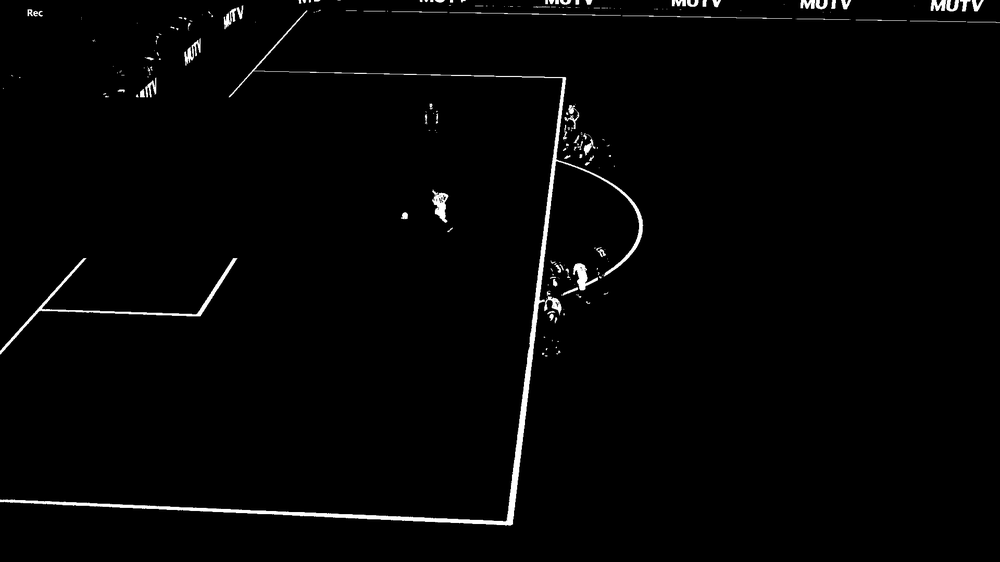
#> input picture Project/pest_bl.png, 1000 x 562 px, shrunk from 1920 x 1080 before the run
$ python cornerDetector.py   (older library calls are emulated)
#> lines starting #> are read from the running program, lines starting #| are printed output that depends on the picture; after the words box and inside, x2 and y2 are one past the last pixel; in counts of white or black regions, pixels touching at a corner belong together
import sys
import cv2
import numpy
import imutils
import matplotlib.pyplot as plt

def __normalize1ChannelImg(img_2d, tff=True):
    # Only normaizes if the image has 1 channel
    max_val = img_2d.max()
    min_val = img_2d.min()
    sum_val = max_val - min_val

    output = (img_2d-min_val)/sum_val
    if tff:
        output = output*255
    return output

def normalize1ChannelImg(img_2d, tff=True):
    return __normalize1ChannelImg(img_2d, tff=True)


# [10 lines left out: function __make3Channel, not called in this run]


def harrisCorners(input_img, alpha=0.05, sigma=7, brown=False):
    # Harris: det(M) - aTrace(M)^2
    #
    # M =   |Ix^2   IxIy|
    #       |IxIy   Iy^2|
    #

    #=============================== Harris R ================================
    # 1. Compute Ix Iy => Ix^2 Iy^2 IxIy
    ## 1.1 Grayscale image, blur
    gray = cv2.cvtColor(input_img, cv2.COLOR_BGR2GRAY)
    blur = cv2.GaussianBlur(gray, (5,5), sigma)
    ## 1.2 Compute the values
    Ix = cv2.Sobel(blur, cv2.CV_64F, 1, 0, ksize=5)
    Iy = cv2.Sobel(blur, cv2.CV_64F, 0, 1, ksize=5)
    IxIy = numpy.multiply(Ix, Iy)
    Ix2 = numpy.multiply(Ix, Ix)
    Iy2 = numpy.multiply(Iy, Iy)

    # 2. Blur the results
    Ix2_blur = cv2.GaussianBlur(Ix2,(7,7),10)
    Iy2_blur = cv2.GaussianBlur(Iy2,(7,7),10)
    IxIy_blur = cv2.GaussianBlur(IxIy,(7,7),10)

    # 3. Use the computed value to calculate R.
    ## 3.1 det = Ix^2*Iy^2 - (IxIy)^2
    det = numpy.multiply(Ix2_blur, Iy2_blur) - numpy.multiply(IxIy_blur,IxIy_blur)
    ## 3.2 trace = Ix^2 + Iy^2
    trace = Ix2_blur + Iy2_blur
    ## R = det - alpha*trace^2

    if brown:
        # Sanitize zeros and change them to 0.001
        more_than = trace > -0.001
        less_than = trace < 0.001
        targets = more_than & less_than
        trace[targets] = 0.001
        # [4 lines of commented-out code are left out]
        ret = numpy.divide(det, trace)
        # ret = det/trace
        return ret

    ret = det - alpha * numpy.multiply(trace, trace)
    #================================= End ===================================

    return ret

def inverte(img):
    ret = (255-img)
    return ret

def threshold_img(img, thres):
    # Apply a % threashold to the img, thres should be in between 0-100
    # Warning: mutates img

    min_val = img.min()
    threshold_actual = min_val + (img.max()-min_val)*thres

    super_threshold_indices = img < threshold_actual
    img[super_threshold_indices] = 0

# [21 lines left out: functions lower_threshold_img, __highlight_1channel_img, not called in this run]


def __zero_negatives(img):
    neg_indicies = img < 0
    img[neg_indicies] = 0


# [14 lines left out: function __test_alpha_values, not called in this run]

# [11 lines of commented-out code are left out]

def __blob_fill(img_2d, i, j):
    height, width = img_2d.shape
    visited = set()
    visited.add((i,j))
    OPEN = list()

    # Setup
    if i-1 >= 0 and (not (i-1, j) in visited) and img_2d[i-1, j] > 0:
        OPEN.append((i-1, j))
    if i+1 < height and (not (i+1, j) in visited ) and img_2d[i+1, j] > 0:
        OPEN.append((i+1, j))
    if j-1 >= 0 and (not (i, j-1) in visited) and img_2d[i, j-1] > 0:
        OPEN.append((i, j-1))
    if j+1 < width and (not (i, j+1) in visited) and img_2d[i, j+1] > 0:
        OPEN.append((i, j+1))

    while OPEN:
        this_pixel = OPEN.pop()
        visited.add(this_pixel)
        i = this_pixel[0]
        j = this_pixel[1]
        if i-1 >= 0 and (not (i-1, j) in visited) and img_2d[i-1, j] > 0:
            OPEN.append((i-1, j))
        if i+1 < height and (not (i+1, j) in visited ) and img_2d[i+1, j] > 0:
            OPEN.append((i+1, j))
        if j-1 >= 0 and (not (i, j-1) in visited) and img_2d[i, j-1] > 0:
            OPEN.append((i, j-1))
        if j+1 < width and (not (i, j+1) in visited) and img_2d[i, j+1] > 0:
            OPEN.append((i, j+1))

    return visited

def NMS(img_2d, zeroed=True):
    __NMS(img_2d, zeroed)

def __NMS(img_2d, zeroed=True):
    # Note: Non Maxima Supression only works on 1 channel images
    if not zeroed:
        __zero_negatives(img_2d)
    height, width = img_2d.shape
    all_blobs = []
    all_visited_pixels = set()
    for i in range(height):
        for j in range(width):
            if img_2d[i,j] > 0:
                if not (i,j) in all_visited_pixels:
                    # type(this_blob) >>> set()
                    this_blob = list(__blob_fill(img_2d, i, j))
                    all_blobs.append(this_blob)
                    for pixel in this_blob:
                        all_visited_pixels.add(pixel)

    local_maxs = []
    for blob in all_blobs:
        this_max = 0
        max_pixel_location = (0,0)
        for pixel in blob:
            if this_max < img_2d[pixel]:
                this_max = img_2d[pixel]
                max_pixel_location = pixel
        local_maxs.append(max_pixel_location)

    supress_indicies = (img_2d == img_2d)
    for pixel_addr in local_maxs:
        supress_indicies[pixel_addr] = False

    img_2d[supress_indicies] = 0

# [9 lines left out: function __print_area, not called in this run]


def rotate_by_angle(img, angle):
    rotated = imutils.rotate_bound(img, angle)
    return rotated


if __name__ == "__main__":
    # [25 lines of commented-out code are left out]

    building = cv2.imread("pest_bl.png")
#> building is the input picture: shape (562, 1000, 3); min 0, max 255, mean 4.2
    corners = harrisCorners(building, brown=False)
#> in harrisCorners, `IxIy = numpy.multiply(Ix, Iy)`:
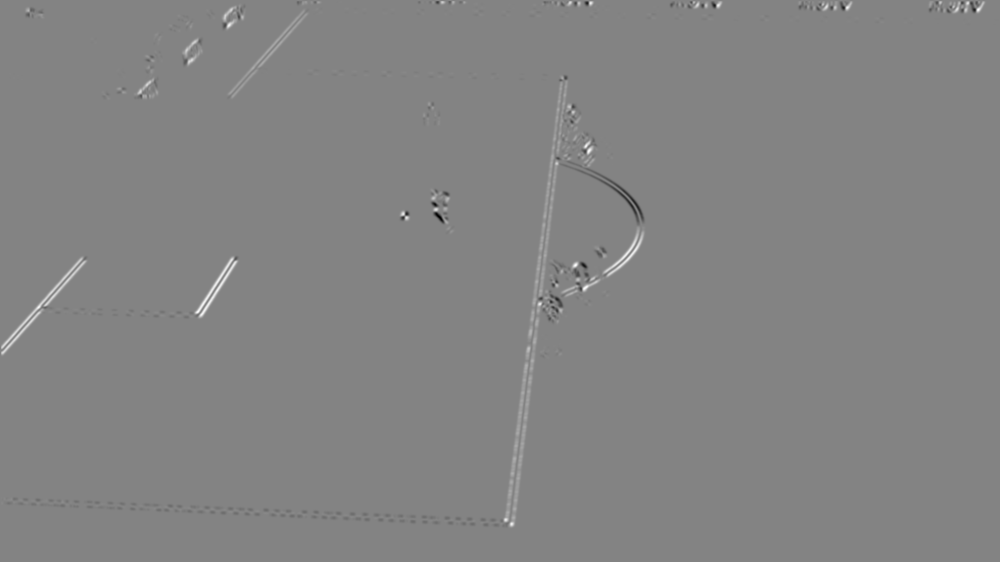
#> IxIy: shape (562, 1000) float64; min -24485877, max 22984128, mean 53468.7; drawn with min black and max white
#> in harrisCorners, `trace = Ix2_blur + Iy2_blur`:
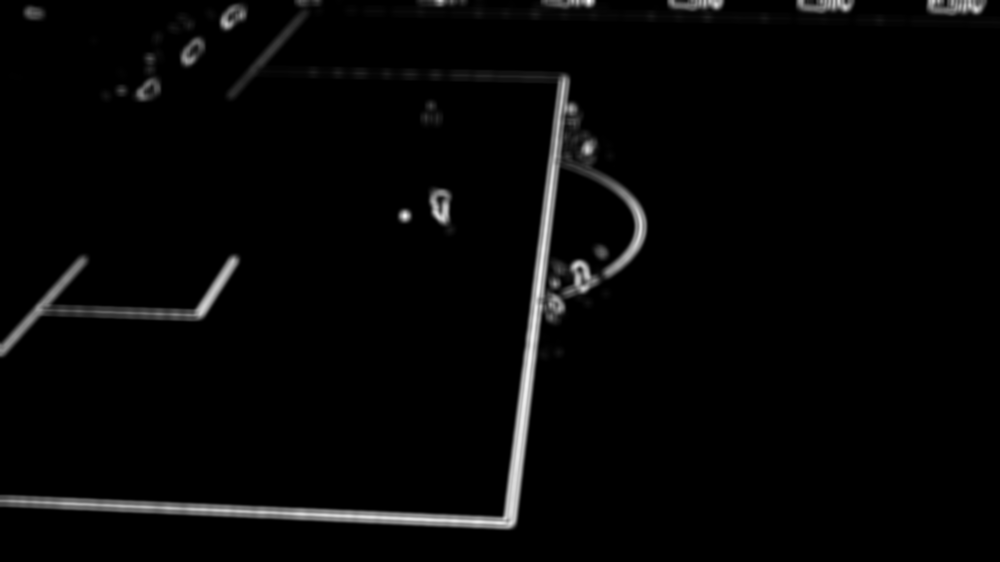
#> trace: shape (562, 1000) float64; min 0, max 30693738.4, mean 738492.1; drawn with min black and max white
#> in harrisCorners, `ret = det - alpha * numpy.multiply(trace, trace)`:
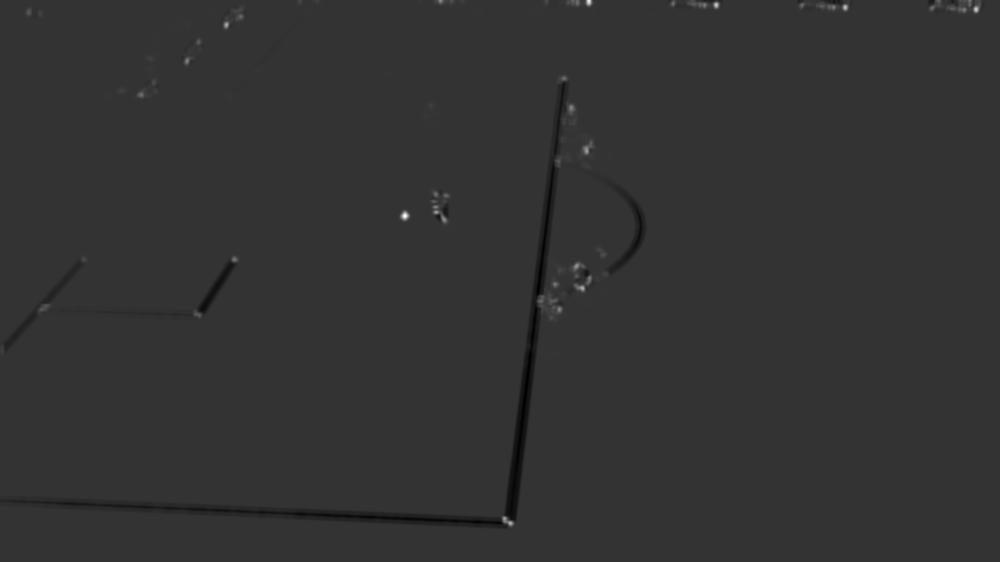
#> ret: shape (562, 1000) float64; min -4.16e+13, max 1.63e+14, mean -2.62e+11; drawn with min black and max white
    cv2.imwrite('corners_raw.png', corners)
    print(corners.max())
#| 162728595208839.22
    print(corners.min())
#| -41615930155277.3
    __zero_negatives(corners)
#> in __zero_negatives, `neg_indicies = img < 0`:
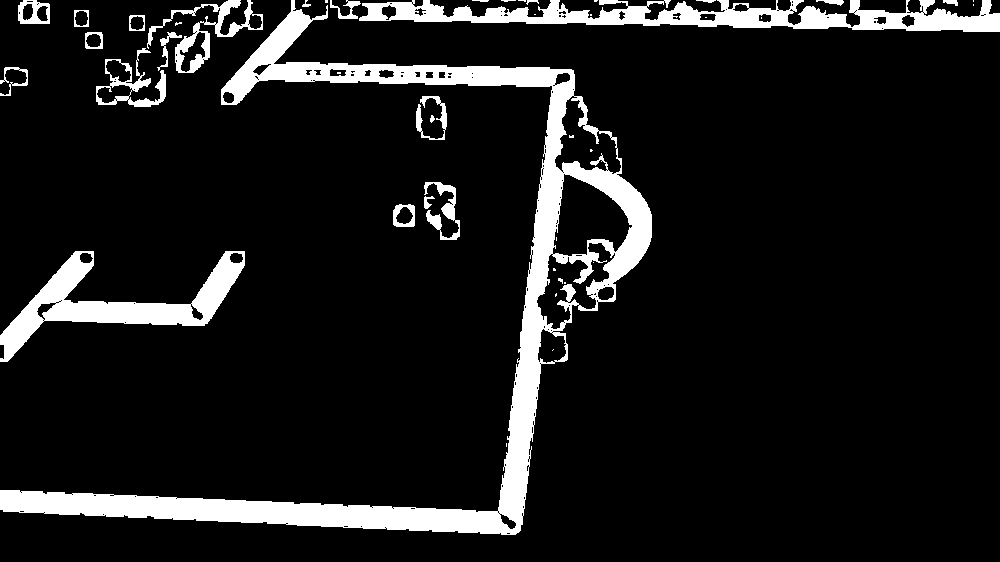
#> neg_indicies: shape (562, 1000) bool; 10.3% white; 45 white regions (22 under 20 px), largest, box (x1, y1, x2, y2) and area: (0, 0, 652, 535) 34304, (359, 0, 1000, 32) 10029, (0, 251, 245, 362) 7483
#> in __zero_negatives, `img[neg_indicies] = 0`:
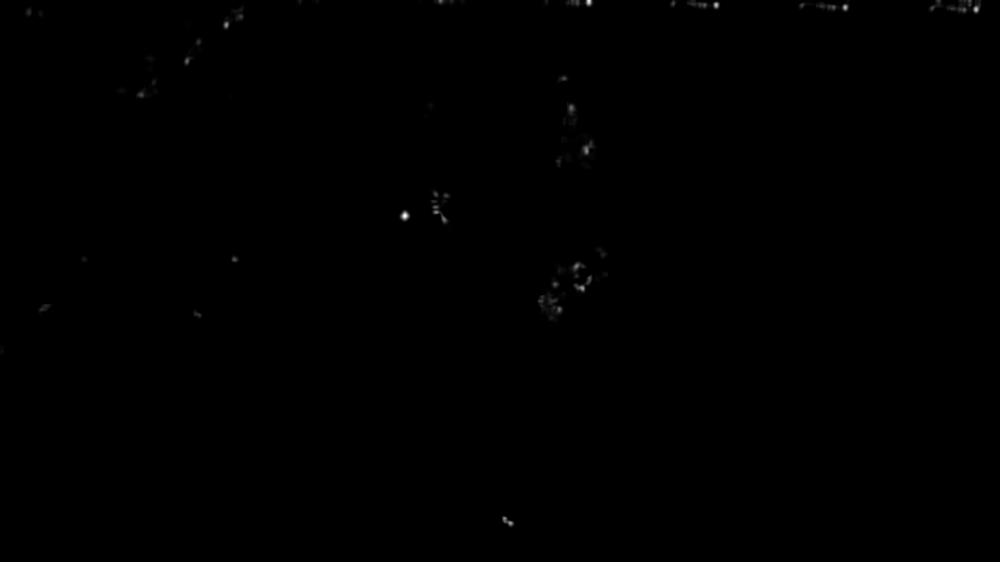
#> img: shape (562, 1000) float64; min 0, max 1.63e+14, mean 1.72e+11; drawn with min black and max white
    corners_norm = __normalize1ChannelImg(corners)
#> in __normalize1ChannelImg, `max_val = img_2d.max()`: max_val = 1.63e+14
#> in __normalize1ChannelImg, `min_val = img_2d.min()`: min_val = 0
#> in __normalize1ChannelImg, `sum_val = max_val - min_val`: sum_val = 1.63e+14
    # print(corners_norm[0,166])
    cv2.imwrite('rotated_harris.png', corners_norm)
    threshold_img(corners_norm, 0.05)
#> in threshold_img, `min_val = img.min()`: min_val = 0
#> in threshold_img, `threshold_actual = min_val + (img.max()-min_val)*thres`: threshold_actual = 12.75
#> in threshold_img, `super_threshold_indices = img < threshold_actual`:
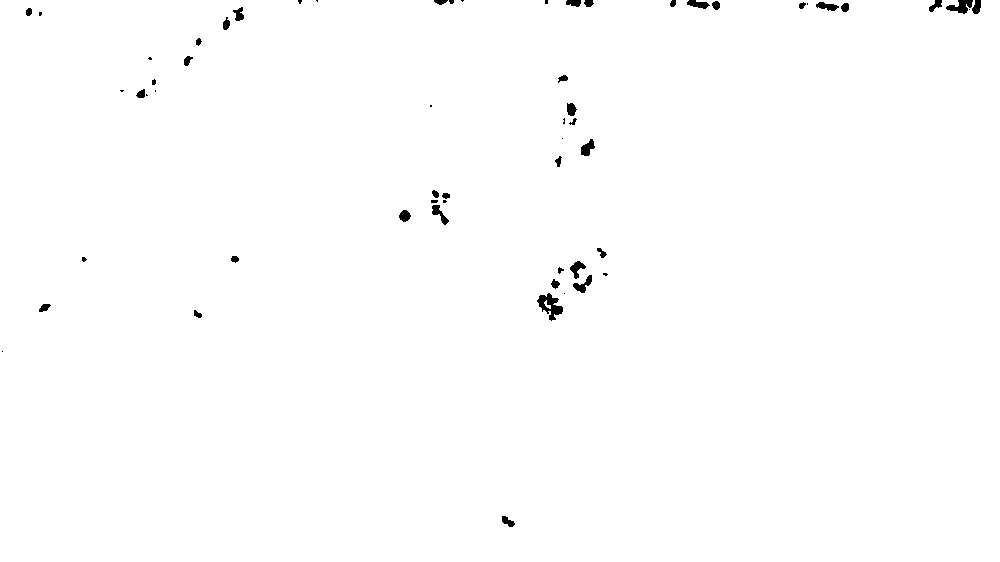
#> super_threshold_indices: shape (562, 1000) bool; 99.4% white; 59 black regions (20 under 20 px), largest, box (x1, y1, x2, y2) and area: (537, 293, 563, 321) 345, (946, 0, 973, 14) 210, (573, 275, 592, 293) 144
    cv2.imwrite('rotated_harris_thres.png', corners_norm)

    __NMS(corners_norm, zeroed=True)
#> after the loop in __NMS, `for i in range(height):`: all_blobs = 59 items; all_visited_pixels = 3170 items
#> the loop in __NMS, `for blob in all_blobs:` made 59 passes
#> blob on passes 2, 5, 17, 21, 31, 32, 34, 37, 55, 58: [(0, 316), (0, 317), (1, 317)], [(0, 462), (0, 463), (1, 462), (0, 461)], [(3, 807), (4, 807)], [(9, 969)], [(90, 155), (91, 155)], [(94, 146), (95, 146), (95, 147)], [(105, 430), (105, 431), (106, 430), (106, 431)], [(138, 562)], [(293, 564)], [(351, 2)]
#> after the loop in __NMS, `for blob in all_blobs:`: local_maxs = 59 pairs, first value 0 to 523, second value 2 to 976
#> in __NMS, `supress_indicies = (img_2d == img_2d)`: supress_indicies: shape (562, 1000) bool; every value is 1
#> the loop in __NMS, `for pixel_addr in local_maxs:` made 59 passes
#> pixel_addr on passes 1 to 12: (0, 300), (0, 317), (0, 440), (0, 451), (0, 462), (0, 546), (2, 577), (0, 588), (3, 673), (5, 704), (7, 932), (9, 964)
#> after the loop in __NMS, `for pixel_addr in local_maxs:`:
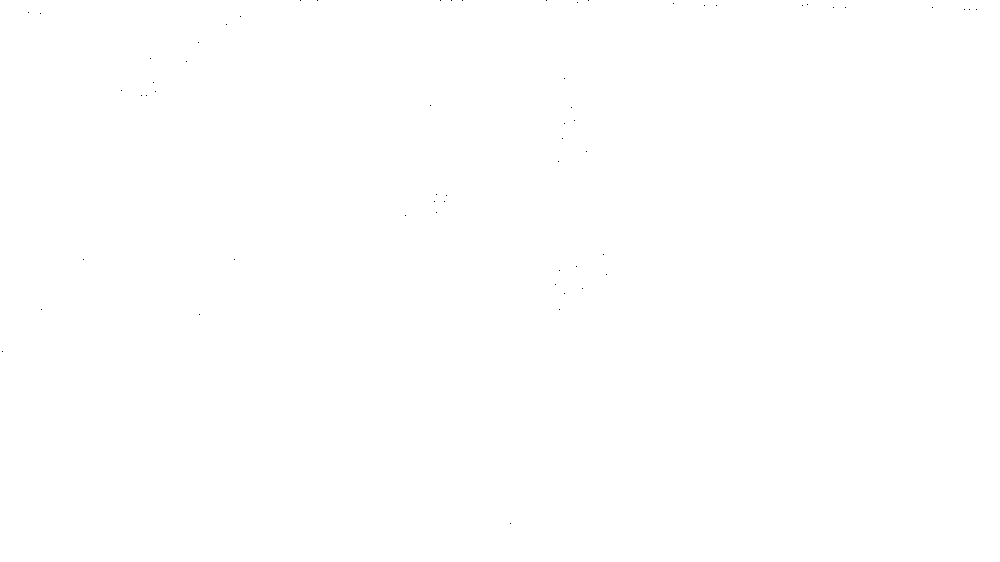
#> supress_indicies: shape (562, 1000) bool; 100% white; black in thin lines or dots
#> in __NMS, `img_2d[supress_indicies] = 0`: img_2d: shape (562, 1000) float64; min 0, max 255, mean 0
    cv2.imwrite('rotated_harris_thres_NMS.png', corners_norm)
    count = corners_norm>0
#> count: shape (562, 1000) bool; 0.01% white in thin lines or dots
    print(count.sum())
#| 59

    # [13 lines of commented-out code are left out]
